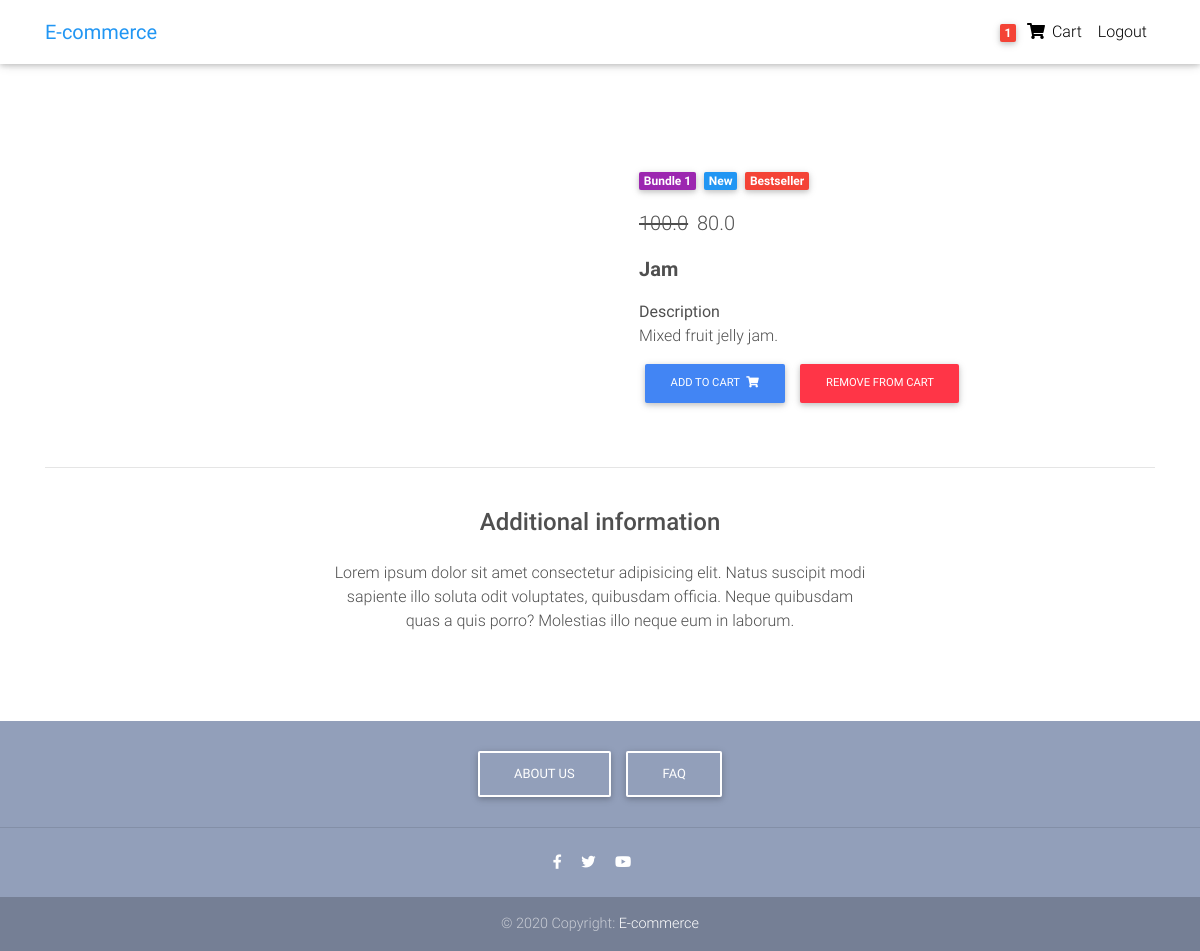
/product/1/ (signed in), run on the app's committed database.
### core/models.py (models this page shows, shortened)
class Order(models.Model):
	user = models.ForeignKey(settings.AUTH_USER_MODEL,
							on_delete=models.CASCADE)
	items = models.ManyToManyField(OrderItem)
	start_date = models.DateTimeField(auto_now_add=True)
	ordered_date = models.DateTimeField()
	ordered = models.BooleanField(default=False)

class Item(models.Model):
	title = models.CharField(max_length=50)
	description = models.CharField(max_length=200)
	price = models.FloatField()
	discount_price = models.FloatField(blank=True,null=True)
	category = models.CharField(choices=CATEGOTY_CHOICES, max_length=2)
	label = models.CharField(choices=LABEL_CHOICES, max_length=1)
	slug = models.SlugField(unique=True)
	def get_add_to_cart_url(self):
		return reverse("core:add-to-cart", kwargs={
			'slug':self.slug
			})
	def get_remove_from_cart_url(self):
		return reverse("core:remove-from-cart", kwargs={
			'slug':self.slug
			})

### core/views.py (the view)
# urls.py: path('product/<slug>/', ItemDetailView.as_view(), name='product'),
class ItemDetailView(DetailView):
	model = Item
	template_name = "product-page.html"

### core/templatetags/cart_template_tags.py (called while the page is built)
@register.filter
def cart_item_count(user):
    if user.is_authenticated:
        qs = Order.objects.filter(user=user, ordered=False)
        if qs.exists():
            return qs[0].items.count()
    return 0

### templates/product-page.html (shortened to what this page needs)
{% extends "base.html" %}
{% block own_content %}
  <main>
    <div class="container dark-grey-text mt-5">
      <div class="row wow fadeIn">
        <div class="col-md-6 mb-4">
        </div>
        <div class="col-md-6 mb-4">
          <div class="p-4">
            <div class="mb-3">
              <a href="">
                <span class="badge purple mr-1">{{ object.get_category_display}}</span>
              </a>
              <a href="">
                <span class="badge blue mr-1">New</span>
              </a>
              <a href="">
                <span class="badge red mr-1">Bestseller</span>
              </a>
            </div>
            <p class="lead">
                {% if object.discount_price %}
                <span class="mr-1">
                <del>{{ object.price }}</del>
                </span>
                <span class="mr-1">
                {{ object.discount_price }}
                </span>
                {% else %}
                {{ object.price}}
                {% endif %}
            </p>
            <p class="lead font-weight-bold">{{object.title}}</p>
            <p><b>Description </b><br/>
            {{object.description}}</p>
            <a href="{{ object.get_add_to_cart_url }}" class="btn btn-primary btn-md my-0 p">
              Add to cart
              <i class="fas fa-shopping-cart ml-1"></i>
            </a>
            <a href="{{ object.get_remove_from_cart_url }}" class="btn btn-danger btn-md my-0 p">
              Remove from cart
            </a>
          </div>
        </div>
      </div>
      <hr>
      <div class="row d-flex justify-content-center wow fadeIn">
        <div class="col-md-6 text-center">
          <h4 class="my-4 h4">Additional information</h4>
          <p>Lorem ipsum dolor sit amet consectetur adipisicing elit. Natus suscipit modi sapiente illo soluta odit
            voluptates,
            quibusdam officia. Neque quibusdam quas a quis porro? Molestias illo neque eum in laborum.</p>
        </div>
      </div>
      <div class="row wow fadeIn">
        <div class="col-lg-4 col-md-12 mb-4">
        </div>
        <div class="col-lg-4 col-md-6 mb-4">
        </div>
        <div class="col-lg-4 col-md-6 mb-4">
        </div>
      </div>
    </div>
  </main>
{% endblock own_content %}

### templates/navbar.html (shortened to what this page needs)
{% load static %}
{% load cart_template_tags %}
<nav class="navbar fixed-top navbar-expand-lg navbar-light white scrolling-navbar">
    <div class="container">
      <a class="navbar-brand waves-effect" href="/">
        <strong class="blue-text">E-commerce</strong>
      </a>
      <div class="collapse navbar-collapse" id="navbarSupportedContent">
        <ul class="navbar-nav nav-flex-icons">
          {% if request.user.is_authenticated %}
          <li class="nav-item">
            <a href="{% url 'core:order-summary' %}" class="nav-link waves-effect">
              <span class="badge red z-depth-1 mr-1"> {{ request.user|cart_item_count }} </span>
              <i class="fas fa-shopping-cart"></i>
              <span class="clearfix d-none d-sm-inline-block"> Cart </span>
            </a>
          </li>
          <li class="nav-item">
            <a class="nav-link waves-effect" href="{% url 'account_logout' %}">
              <span class="clearfix d-none d-sm-inline-block"> Logout </span>
            </a>
          </li>
          {% endif %}
        </ul>
      </div>
    </div>
</nav>

### templates/base.html (style rules this page uses)
html, body, header, .carousel { height: 60vh; }

### data on the page
Item: category "Bundle 1", price "100.0", discount_price "80.0", title "Jam", description "Mixed fruit jelly jam."

### other printed values
{{ request.user|cart_item_count }} "1"
